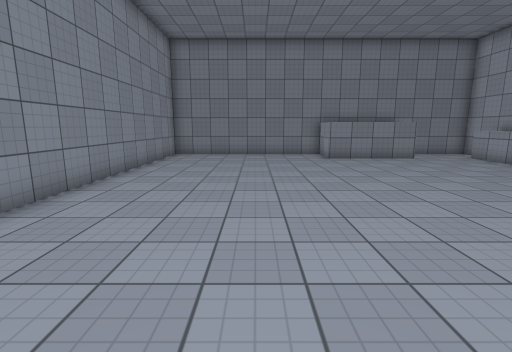
view 1 (above)

14 first-person views from a walk through a scene from a Unity 3-D project. The camera is 1.5 m above the floor, tilts 10° down and sees 85° across. The floor is counted in squares, 1 m on a side. Each view is taken from the middle of a square. On the plan, view 1 faces up. The plan holds only what a view shows up to about 14 squares ahead; the rest is blank. Some animated figures are not drawn. Surface patterns are stand-ins for the level's own textures.

view 2
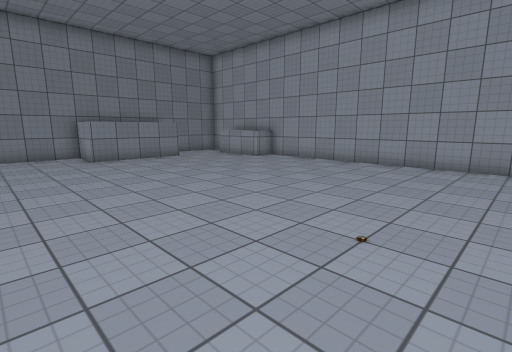

view 3
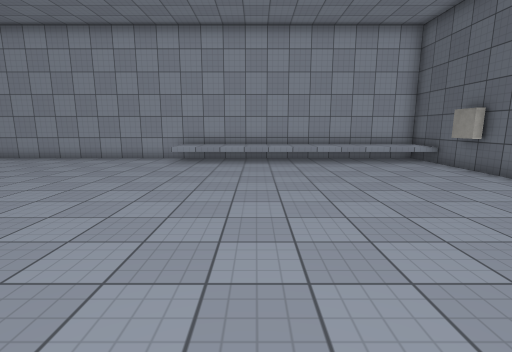

view 4
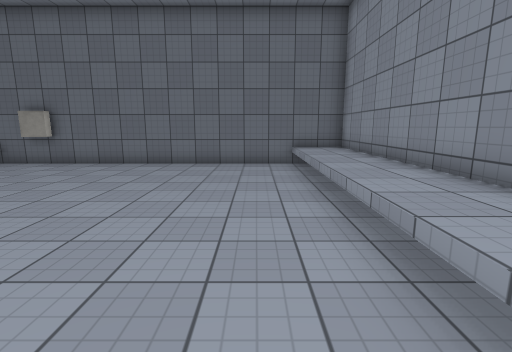

view 5
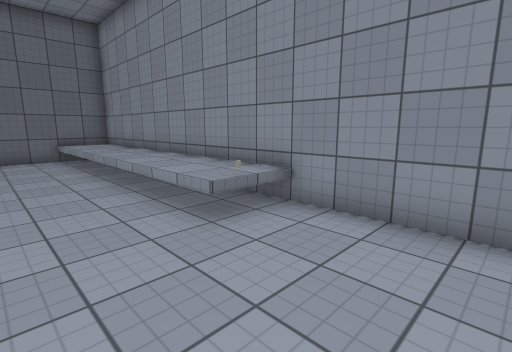

view 6
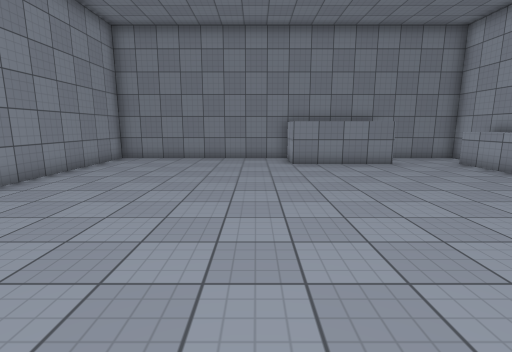

view 7
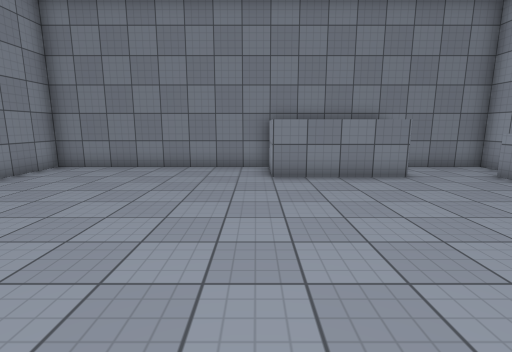

view 8
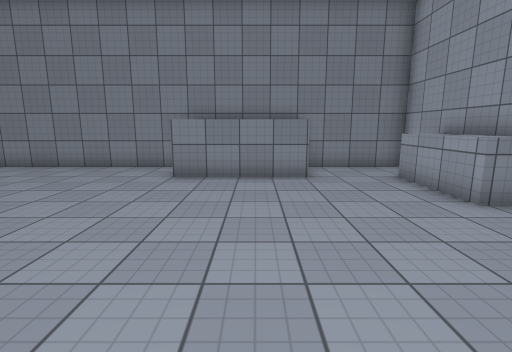

view 9
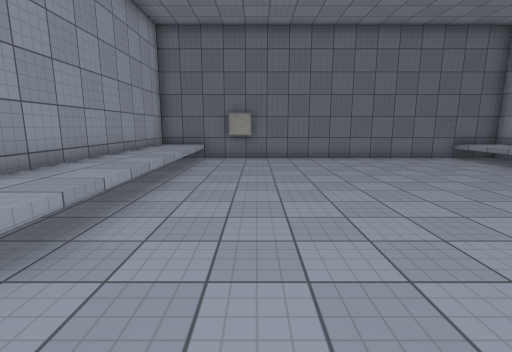

view 10
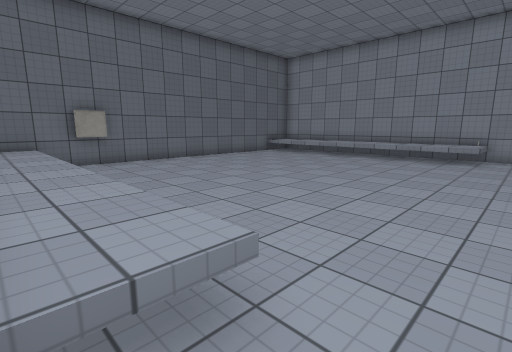

view 11
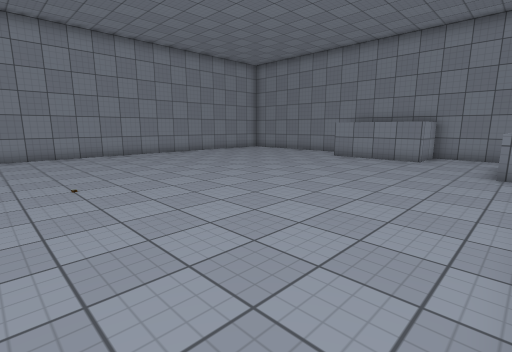

view 12
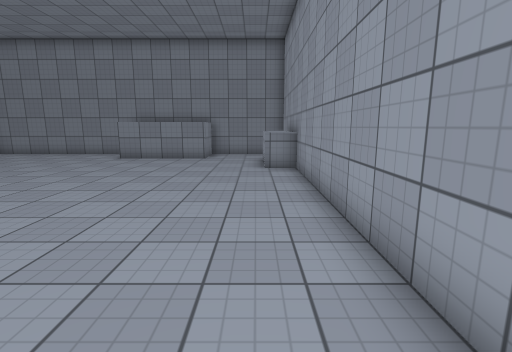

view 13
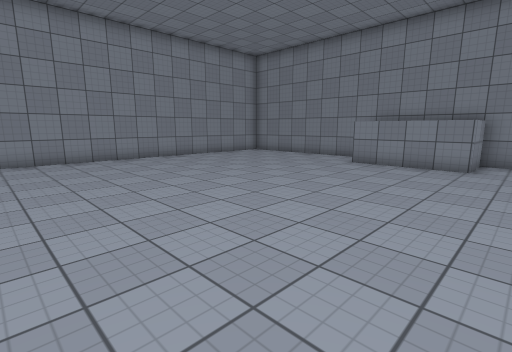

view 14
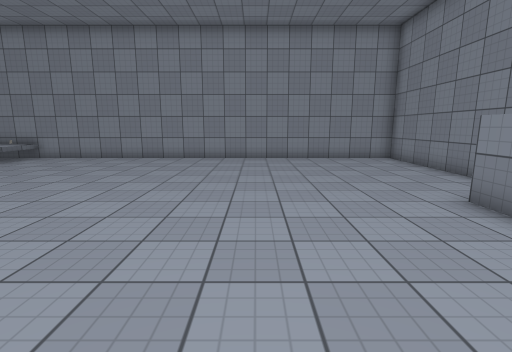

### Floor plan
Key: @ floor where view 1 was taken; # wall or solid block; . floor; ^ raised ledge; O other object.
Columns run from 5 left of view 1 to 12 right of it. Each row starts with its distance up from view 1.
 16 ##########  ######
 15 #........#  #....#
 14 #........#  #....#
 13 #........####...^#
 12 #...............^#
 11 #...............^#
 10 #...............^#
  9 #................#
  8 #................#
  7 #................#
  6 #................#
  5 #................#
  4 #................#
  3 #................#
  2 #................#
  1 #................#
  0 #....@...........#
 -1 #................#
 -2 #^^............^^#
 -3 #^^............^^#
 -4 #^^............^^#
 -5 #^^............^^#
 -6 #^^............^^#
 -7 #^^............^^#
 -8 #^^............^^#
 -9 #^^............^^#
-10 #^^............^^#
-11 #^^............^^#
-12 #^^.........OO.^^#
-13 ##################

Where each view was taken, in squares from view 1:
view 1: 0 up, 0 right, facing up
view 2: 0 up, 0 right, facing up-right
view 3: 5 down, 2 left, facing right
view 4: 1 down, 1 left, facing down
view 5: 2 up, 0 right, facing down-left
view 6: 2 up, 2 right, facing up
view 7: 5 up, 3 right, facing up
view 8: 5 up, 6 right, facing up
view 9: 1 up, 7 right, facing down
view 10: 0 up, 11 right, facing down-left
view 11: 0 up, 11 right, facing up-left
view 12: 0 up, 10 right, facing up
view 13: 2 up, 9 right, facing up-left
view 14: 9 up, 9 right, facing left
